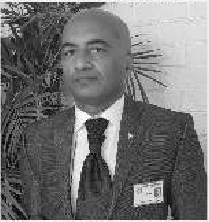
#> input picture bit-plane-slicing/bit-plane-slicing.png, 209 x 222 px
$ python main.py
#> lines starting #> are read from the running program, lines starting #| are printed output that depends on the picture
import cv2
import numpy as np
import matplotlib.pyplot as plt

def bit_plane_slicing(image_path):
    # Görüntüyü oku
#> called with image_path = 'bit-plane-slicing.png'
    image = cv2.imread(image_path, cv2.IMREAD_GRAYSCALE)
#> image: shape (222, 209); min 0, max 255, mean 114.1

    # Görüntünün boyutlarını al
    rows, cols = image.shape
#> rows = 222; cols = 209

    # Bit plane'leri saklamak için boş bir dizi oluştur
    bit_planes = np.zeros((8, rows, cols), dtype=np.uint8)

    # Her bir bit plane'i elde et
    for i in range(8):
        bit_planes[i] = (image & (1 << i)) * 255

    # Bit plane'leri görselleştir
    plt.figure(figsize=(12, 8))
    plt.gray()

    for i in range(8):
        plt.subplot(2, 4, i + 1)
        plt.imshow(bit_planes[i], cmap='gray')
        plt.title(f'Bit Plane {i + 1}')

    plt.show()
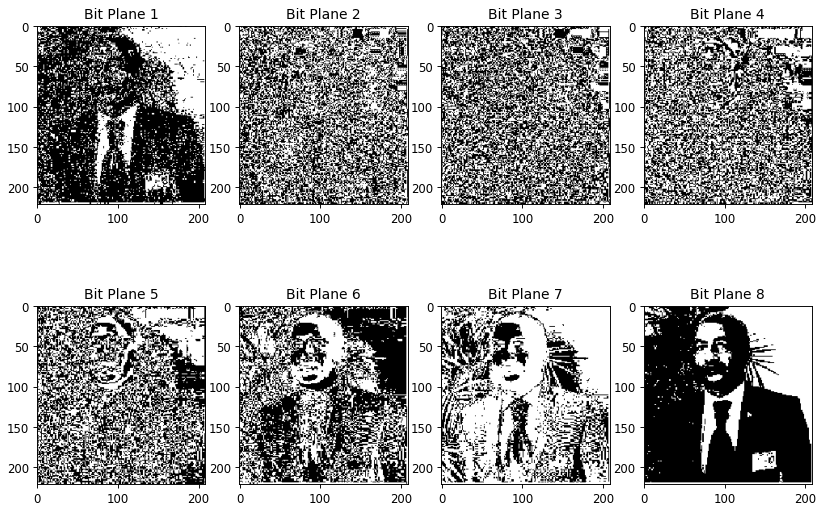
#> figure drawn by matplotlib, 8 panels

# Örnek olarak bir görüntü yolu verelim
image_path = "bit-plane-slicing.png"
bit_plane_slicing(image_path)
